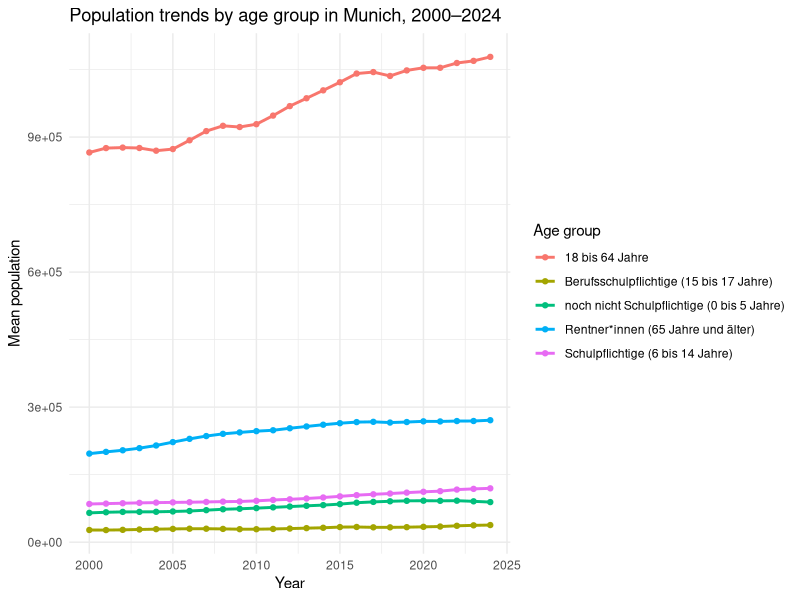
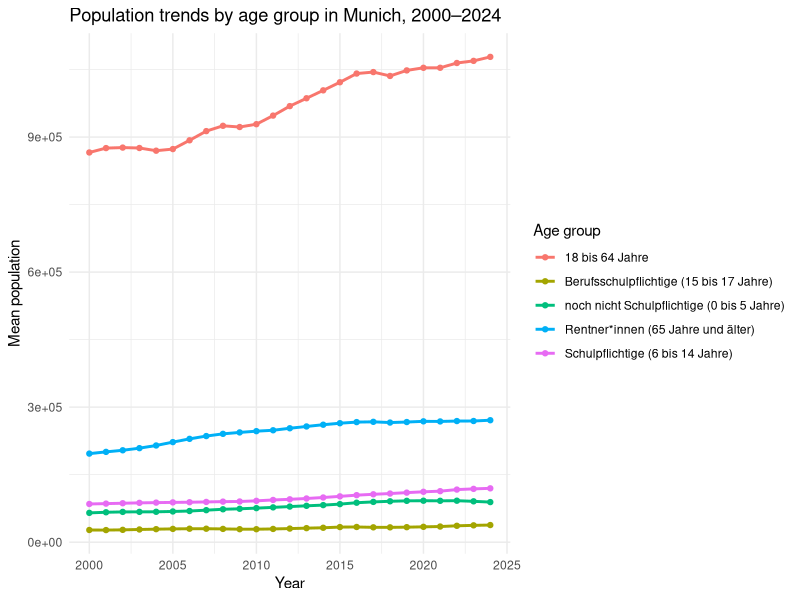
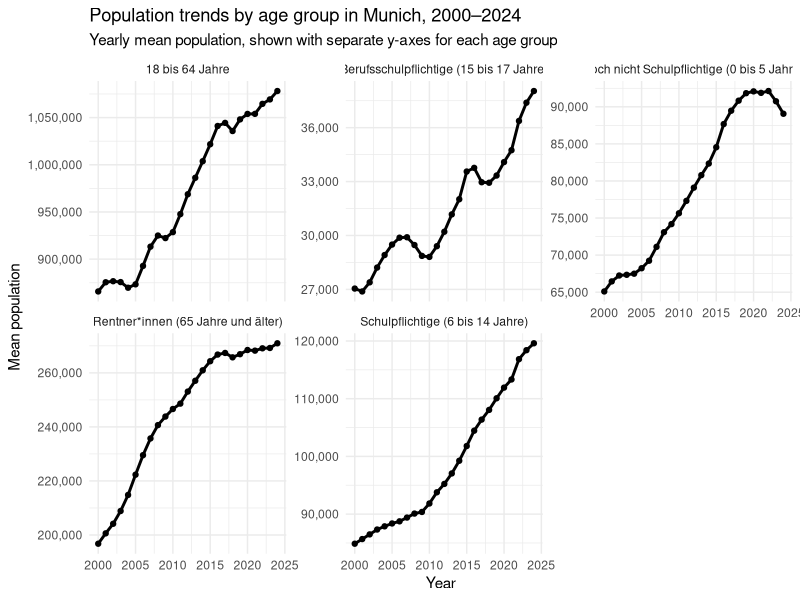
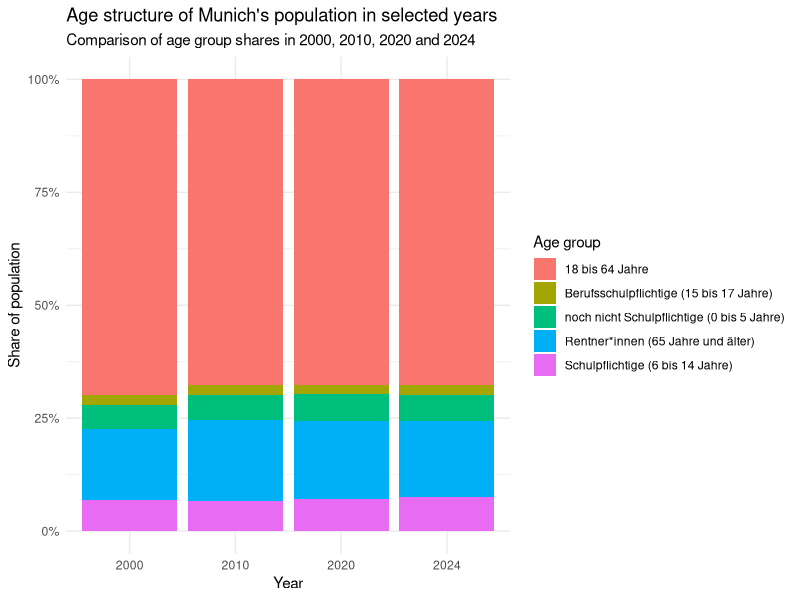

Write the R code that produced these figures, in order.
library(tidyverse)

age_data <- read_csv("data/processed/age_data.csv")

summarise_yearly_mean <- function(
  data,
  grouping_columns,
  value_column = "WERT",
  output_column = "mean_population",
  start_year = 2000,
  end_year = 2024
) {
  data %>%
    filter(year >= start_year, year <= end_year) %>%
    group_by(across(all_of(grouping_columns))) %>%
    summarise(
      "{output_column}" := mean(.data[[value_column]], na.rm = TRUE),
      .groups = "drop"
    )
}

glimpse(age_data)

age_data %>%
  distinct(AUSPRAEGUNG) %>%
  arrange(AUSPRAEGUNG)

age_data %>%
  count(AUSPRAEGUNG, sort = TRUE)

age_data %>%
  group_by(AUSPRAEGUNG) %>%
  summarise(
    n_rows = n(),
    missing_wert = sum(is.na(WERT)),
    min_year = min(year, na.rm = TRUE),
    max_year = max(year, na.rm = TRUE)
  ) %>%
  arrange(desc(missing_wert))

age_selected <- age_data %>%
  filter(AUSPRAEGUNG %in% c(
    "noch nicht Schulpflichtige (0 bis 5 Jahre)",
    "Schulpflichtige (6 bis 14 Jahre)",
    "Berufsschulpflichtige (15 bis 17 Jahre)",
    "Erwerbsfähige (15 bis 64 Jahre)",
    "Rentner*innen (65 Jahre und älter)"
  ))

age_selected %>% 
    distinct(AUSPRAEGUNG)

age_yearly <- age_selected %>%
    summarise_yearly_mean(
        grouping_columns = c("AUSPRAEGUNG", "year")
    )

age_wide <- age_yearly %>%
    pivot_wider(
        names_from = AUSPRAEGUNG,
        values_from = mean_population
    )

age_structure <- age_wide %>%
    mutate(
        `18 bis 64 Jahre` = 
        `Erwerbsfähige (15 bis 64 Jahre)` -
         `Berufsschulpflichtige (15 bis 17 Jahre)`
    )

age_structure_long <- age_structure %>%
    select(
     year,
    `noch nicht Schulpflichtige (0 bis 5 Jahre)`,
    `Schulpflichtige (6 bis 14 Jahre)`,
    `Berufsschulpflichtige (15 bis 17 Jahre)`,
    `18 bis 64 Jahre`,
    `Rentner*innen (65 Jahre und älter)`
    ) %>% 
    pivot_longer(
        cols = -year,
        names_to = "age_group",
        values_to = "population"
    )


age_trend_plot <- age_structure_long %>%
    ggplot(aes(x = year, y = population, color = age_group)) +
    geom_line(linewidth = 1) +
    geom_point(size = 1.5) +
    labs(
        title = "Population trends by age group in Munich, 2000–2024",
        x = "Year",
        y = "Mean population",
        color = "Age group"
  ) +
  theme_minimal()

age_trend_plot

ggsave(
    filename = "figures/age_trend_plot.png",
    plot = age_trend_plot,
    width = 9,
    height = 6,
    dpi = 300
)

age_trend_facet_plot <- ggplot(
  age_structure_long,
  aes(
    x = year,
    y = population
  )
) +
  geom_line(linewidth = 1) +
  geom_point(size = 1.5) +
  facet_wrap(
    ~ age_group,
    scales = "free_y"
  ) +
  scale_y_continuous(labels = scales::comma) +
  labs(
    title = "Population trends by age group in Munich, 2000–2024",
    subtitle = "Yearly mean population, shown with separate y-axes for each age group",
    x = "Year",
    y = "Mean population"
  ) +
  theme_minimal()

ggsave(
  file = "figures/age_trend_facet_plot.png",
  plot = age_trend_facet_plot,
  width = 10,
  height= 8,
  dpi = 300
)

age_structure_share <- age_structure_long %>%
    group_by (year) %>%
    mutate(
      total_population =sum(population,na.rm = TRUE),
      population_share = population/total_population
    ) %>%
    ungroup()

age_share_selected_years <- age_structure_share %>%
    filter(year %in% c(2000,2010,2020,2024))

age_share_bar_plot <- age_share_selected_years %>%
    ggplot(aes(x = factor(year), y = population_share, fill = age_group)) +
    geom_col() +
    scale_y_continuous(labels = scales::percent) +
    labs(
      title = "Age structure of Munich's population in selected years",
      subtitle = "Comparison of age group shares in 2000, 2010, 2020 and 2024",
      x = "Year",
      y = "Share of population",
      fill = "Age group"
  ) +
  theme_minimal()
 
 ggsave(
  filename = "figures/age_share_bar_plot.png",
  plot = age_share_bar_plot,
  width = 9,
  height = 6,
  dpi = 300 
 )

 age_change_table <- age_structure_long %>%
  filter(year %in% c(2000, 2024)) %>%
  select(year, age_group, population) %>%
  pivot_wider(
    names_from = year,
    values_from = population
  ) %>%
  mutate(
    absolute_change = `2024` - `2000`,
    relative_change = absolute_change / `2000` * 100
  ) %>%
  arrange(desc(relative_change))

write_csv(age_change_table, "data/processed/age_change_table.csv")

write_csv(
  age_structure_long,
  "data/processed/age_structure_long.csv"
)

write_csv(
  age_structure_share,
  "data/processed/age_structure_share.csv"
)
